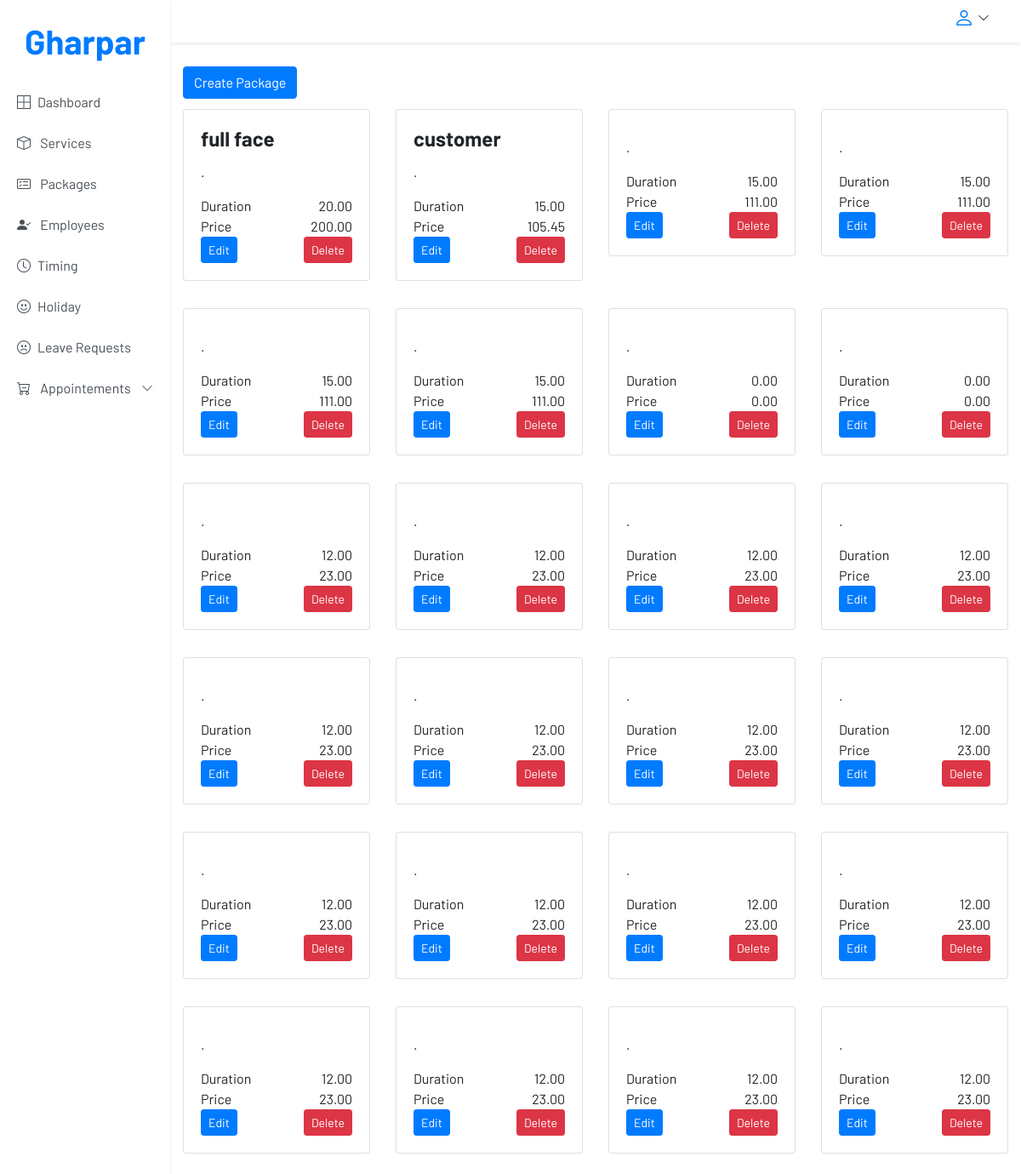
The app's page /package/ (signed in) with its own data.
### core/models.py (models this page shows, shortened)
class Package(models.Model):
    name = models.CharField(max_length=200, verbose_name='Name')
    description = models.TextField(verbose_name='Description')
    services = models.ManyToManyField(Service, verbose_name='Services')
    created_by = models.ForeignKey(User, on_delete=models.CASCADE, verbose_name='Created by')
    duration = models.DecimalField(max_digits=10, decimal_places=2, verbose_name='Duration')
    price = models.DecimalField(max_digits=10, decimal_places=2, verbose_name='Price')
    discount = models.DecimalField(max_digits=10, decimal_places=2, verbose_name='Discount', default=0)
    image = models.ImageField(verbose_name='Image', upload_to='packages')

### accounts/restrictions.py (the view)
    def wrapper(request, *args, **kwargs):
        if request.user.is_authenticated:
            if request.user.is_superuser:
                return function(request, *args, **kwargs)
            else:
                messages.error(request, 'You are not authorized to access this page')
                return redirect('home')
        else:
            messages.error(request, 'You are not authorized to access this page, please login!')
            return redirect('login')

### accounts/restrictions.py (called while the page is built)
def only_admin(function):
    def wrapper(request, *args, **kwargs):
        if request.user.is_authenticated:
            if request.user.is_superuser:
                return function(request, *args, **kwargs)
            else:
                messages.error(request, 'You are not authorized to access this page')
                return redirect('home')
        else:
            messages.error(request, 'You are not authorized to access this page, please login!')
            return redirect('login')
    return wrapper

### core/views.py (called while the page is built)
@only_admin
def admin_package_view(request):
    packages = Package.objects.all()
    context = {
        'packages': packages
    }
    return render(request, 'admin/service_view.html', context)

### templates/admin/service_view.html (shortened to what this page needs)
{% extends "partials/base.html" %} {% load static %} {% block content %}
<main class="container-fluid">
  {% if services %}
   <a class="my-1 btn btn-primary" href="{% url 'admin_service_add' category.id %}">Create Service</a>
  <section class="row">
    {% for service in services %}
    <div class="col-md-3 col-sm-4 col-12">
      <div class="card booking-card v-2 mt-2 mb-4 rounded-bottom">
        <div
          class="bg-image hover-overlay ripple ripple-surface ripple-surface-light"
          data-mdb-ripple-color="light"
        >
          {% comment %} <img src="{{service.image.url}}" class="img-fluid w-100" /> {% endcomment %}
          <a href="#!">
            <div
              class="mask"
              style="background-color: rgba(251, 251, 251, 0.15)"
            ></div>
          </a>
        </div>
        <div class="card-body">
          <h4 class="card-title font-weight-bold"><a>{{service.name}}</a></h4>
          <p class="card-text">{{service.descriptionn}}.</p>
          <ul
            class="list-unstyled d-flex justify-content-between align-items-center mb-0"
          >
            <li>Duration</li>
            <li>
              <div class="chip ms-3">{{service.duration}}</div>
            </li>
          </ul>
          <ul
            class="list-unstyled d-flex justify-content-between align-items-center mb-0"
          >
            <li>Price</li>
            <li>
              <div class="chip ms-3">{{service.price}}</div>
            </li>
          </ul>
          <div class="d-flex justify-content-between">
            <a
              href="{% url 'admin_service_edit' service.id %}"
              class="btn btn-primary btn-sm"
              >Edit</a
            >
            <a
              href="{% url 'admin_service_delete' service.id %}"
              class="btn btn-danger btn-sm"
              >Delete</a
            >
          </div>
        </div>
      </div>
    </div>
    {% endfor %}
  {% else %}
   <a class="my-1 btn btn-primary" href="{% url 'admin_package_create' %}">Create Package</a>
  <section class="row">
    {% for package in packages %}
    <div class="col-md-3 col-sm-4 col-12">
      <div class="card booking-card v-2 mt-2 mb-4 rounded-bottom">
        <div class="card-body">
          <h4 class="card-title font-weight-bold"><a>{{package.name}}</a></h4>
          <p class="card-text">{{package.descriptionn}}.</p>
          <ul
            class="list-unstyled d-flex justify-content-between align-items-center mb-0"
          >
            <li>Duration</li>
            <li>
              <div class="chip ms-3">{{package.duration}}</div>
            </li>
          </ul>
          <ul
            class="list-unstyled d-flex justify-content-between align-items-center mb-0"
          >
            <li>Price</li>
            <li>
              <div class="chip ms-3">{{package.price}}</div>
            </li>
          </ul>
          <div class="d-flex justify-content-between">
            <a
              href="{% url 'admin_package_edit' package.id %}"
              class="btn btn-primary btn-sm"
              >Edit</a
            >
            <a
              href="{% url 'admin_package_delete' package.id %}"
              class="btn btn-danger btn-sm"
              >Delete</a
            >
          </div>
        </div>
      </div>
    </div>
    {% endfor %}
  {% endif %}
  </section>
</main>
{% endblock %}

### static/css/admin_style.css (style rules this page uses)
body { font-family: 'Barlow', sans-serif; }

### records on screen
Package: name "full face", duration "20.00", price "200.00"
Package: name "customer", duration "15.00", price "105.45"
Package: duration "15.00", price "111.00"
Package: duration "15.00", price "111.00"
Package: duration "15.00", price "111.00"
Package: duration "15.00", price "111.00"
Package: duration "0.00", price "0.00"
Package: duration "0.00", price "0.00"
Package: duration "12.00", price "23.00"
Package: duration "12.00", price "23.00"
Package: duration "12.00", price "23.00"
Package: duration "12.00", price "23.00"
Package: duration "12.00", price "23.00"
Package: duration "12.00", price "23.00"
Package: duration "12.00", price "23.00"
Package: duration "12.00", price "23.00"
Package: duration "12.00", price "23.00"
Package: duration "12.00", price "23.00"
Package: duration "12.00", price "23.00"
Package: duration "12.00", price "23.00"
Package: duration "12.00", price "23.00"
Package: duration "12.00", price "23.00"
Package: duration "12.00", price "23.00"
Package: duration "12.00", price "23.00"
